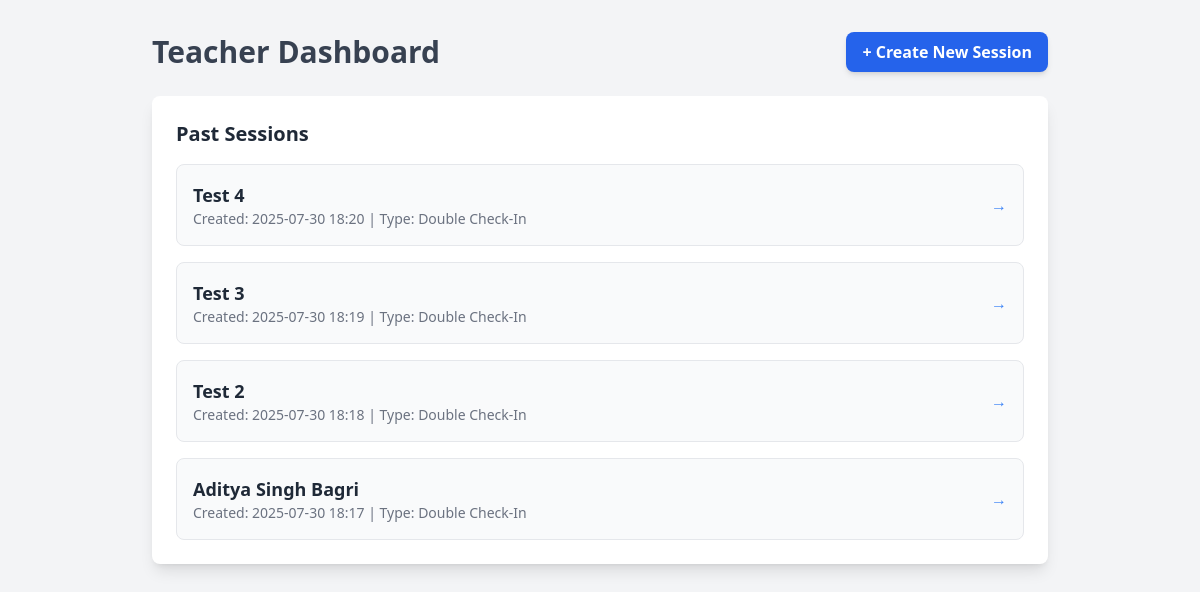
Page /dashboard on the earlier database version.
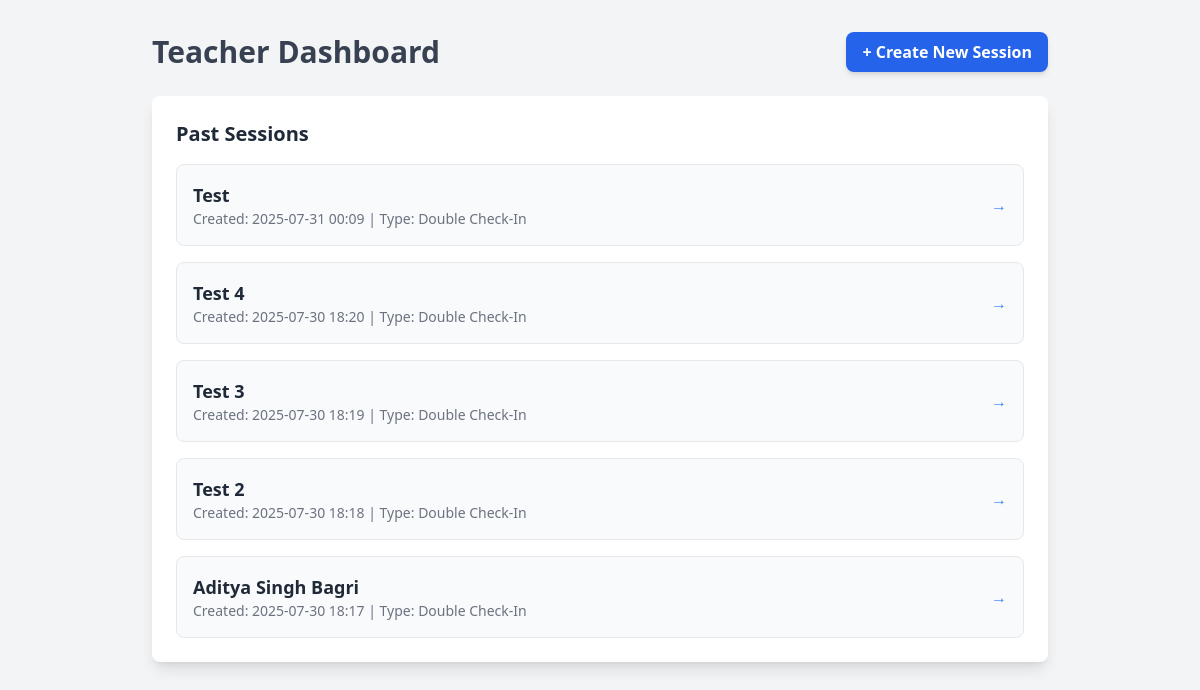
Same page on the later database version.
### attendance/models.py (models this page shows, shortened)
class AttendanceSession(models.Model):
    SESSION_TYPE_CHOICES = [
        ('single', 'Single Check-In'),
        ('double', 'Double Check-In'),
    ]
    title = models.CharField(max_length=200, help_text="e.g., 'CS101 Morning Lecture'")
    session_type = models.CharField(max_length=10, choices=SESSION_TYPE_CHOICES, default='single')
    session_id = models.UUIDField(default=uuid.uuid4, editable=False, unique=True, help_text="Unique ID for the session URL.")
    start_time = models.DateTimeField(default=timezone.now, help_text="When the session becomes active.")
    end_time = models.DateTimeField(help_text="When the session closes.")
    min_interval = models.PositiveIntegerField(default=5, help_text="Minimum minutes between check-in and check-out (for Double Check-In).")
    checkout_enabled = models.BooleanField(default=False, help_text="Teacher enables this to allow check-outs.")
    wifi_ssid = models.CharField(max_length=100, blank=True, null=True, help_text="Wi-Fi Network Name (SSID)")
    wifi_password = models.CharField(max_length=100, blank=True, null=True, help_text="Wi-Fi Password")
    roll_number_prefix = models.CharField(max_length=10, blank=True, null=True, help_text="e.g., 'C' or 'ENG'")
    roll_number_letters = models.PositiveIntegerField(blank=True, null=True, help_text="Number of alphabet characters after the prefix.")
    roll_number_digits = models.PositiveIntegerField(blank=True, null=True, help_text="Number of digits at the end.")
    created_at = models.DateTimeField(auto_now_add=True)

### attendance/views.py (the view)
# urls.py: path('dashboard', views.teacher_dashboard, name='teacher_dashboard'),
def teacher_dashboard(request):
    sessions = AttendanceSession.objects.all().order_by('-created_at')
    return render(request, 'attendance/teacher_dashboard.html', {'sessions': sessions})

### templates/attendance/teacher_dashboard.html (shortened to what this page needs)
{% extends 'attendance/base.html' %}
{% block content %}
<div class="max-w-4xl mx-auto">
    <div class="flex justify-between items-center mb-6">
        <h1 class="text-3xl font-bold text-gray-700">Teacher Dashboard</h1>
        <a href="{% url 'create_session' %}" class="bg-blue-600 text-white font-bold py-2 px-4 rounded-lg shadow-md hover:bg-blue-700 transition-colors">
            + Create New Session
        </a>
    </div>
    <div class="bg-white rounded-lg shadow-lg p-6">
        <h2 class="text-xl font-semibold mb-4">Past Sessions</h2>
        <div class="space-y-4">
            {% for session in sessions %}
            <a href="{% url 'session_details' session.session_id %}" class="block p-4 bg-gray-50 rounded-lg border border-gray-200 hover:bg-gray-100 hover:border-blue-400 transition-all">
                <div class="flex justify-between items-center">
                    <div>
                        <p class="font-bold text-lg text-gray-800">{{ session.title }}</p>
                        <p class="text-sm text-gray-500">Created: {{ session.created_at|date:"Y-m-d H:i" }} | Type: {{ session.get_session_type_display }}</p>
                    </div>
                    <span class="text-blue-500 font-semibold">&rarr;</span>
                </div>
            </a>
            {% empty %}
            <p class="text-gray-500">No sessions created yet.</p>
            {% endfor %}
        </div>
    </div>
</div>
{% endblock %}

### templates/attendance/base.html (shortened to what this page needs)
<!DOCTYPE html>
<html lang="en">
<head>
    <script src="https://cdn.tailwindcss.com"></script>
</head>
<body class="bg-gray-100 text-gray-800 font-sans">
    <div class="container mx-auto p-4 md:p-8">
        {% block content %}{% endblock %}
    </div>
</body>
</html>

Differences in the rows shown:
added AttendanceSession: title "Test", created_at "2025-07-31 00:09", session_type "Double Check-In"
